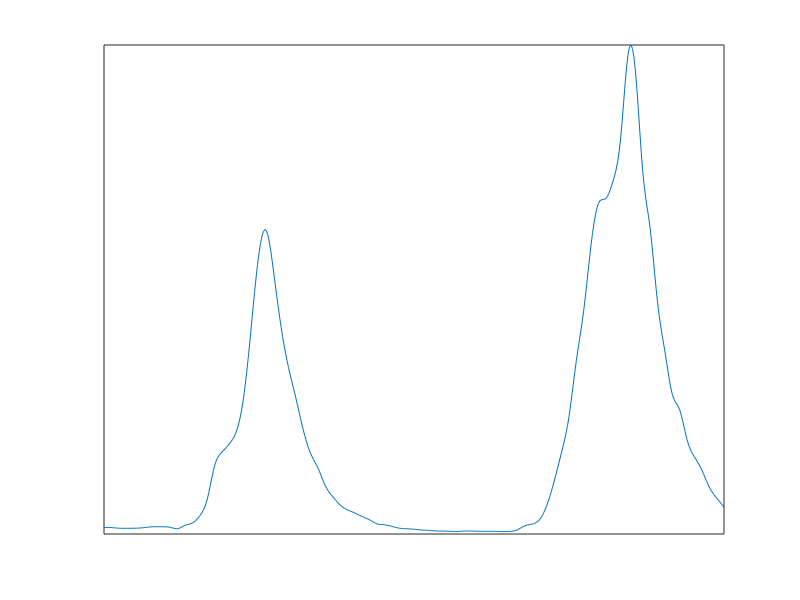
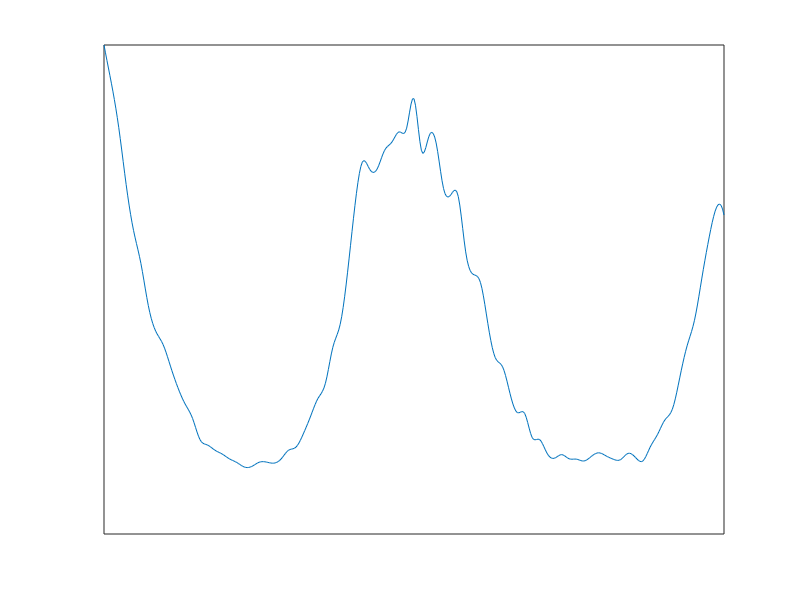
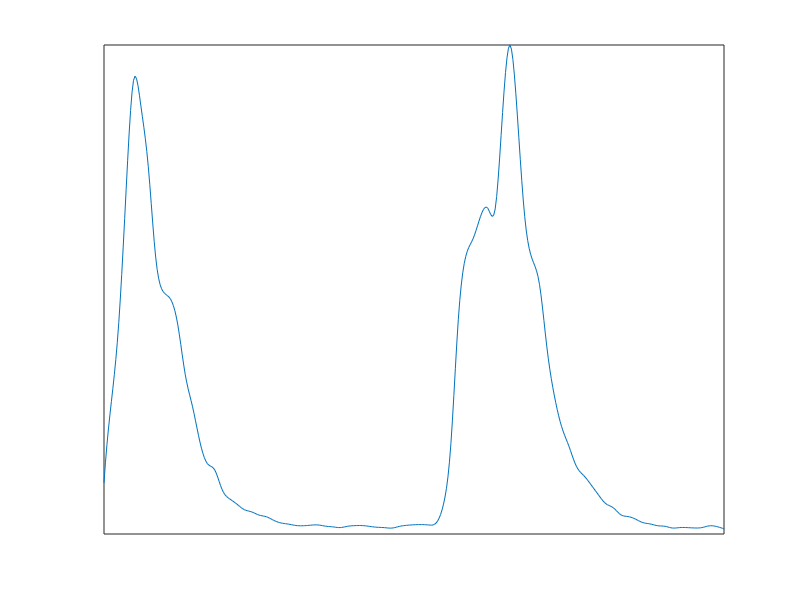

These figures' MATLAB source, in order: (Note: this script raises an error after producing the figures.)
clc;
clear;
close all;

%% load raw data
load('raw_data_repressilator.mat')
t_ori = t;
y_ori = y;
labels = ["TetR", "Lacl", "\lambda cl"];

num_component = length(y_ori(1,:));
y_ori(isnan(y_ori)) = 0;

% choose sampling rate for interpolation. 
time_interval = 1;       

%% plot raw data
for i = 1:num_component
    figure(i)
    plot(t_ori, y_ori(:,i))
    xlim([0,t_ori(end)])
    xticks([])
    ylim([0,max(y_ori(:,i))])
    yticks([])
end

%% interpolate data
spline_param = 0.01;

t_fit = (t_ori(1):time_interval:t_ori(end)).';
y_fit = zeros(length(t_fit),num_component);

for i = 1:num_component
	y_fit(:,i) = interp1(t_ori, y_ori(:, i), t_fit, 'spline');
end

%% plot interpolated data
for i = 1:num_component
    figure(i)
    plot(t_fit, y_fit(:,i))
    xlim([0,t_fit(end)])
    xticks([])
    ylim([0,max(y_fit(:,i))])
    yticks([])
end

%% cut the data

tetr = y_fit(:, 1);
lacl = y_fit(:, 2);
lcl = y_fit(:, 3);
tetrdot = gradient(tetr, time_interval);
lacldot = gradient(lacl, time_interval);
lcldot = gradient(lcl, time_interval);

fixed_target = 4:6;

y_ext = [tetr, lacl, lcl, tetrdot, lacldot, lcldot];

[y_total, t_total, class_pair_list, class_count_list] = cut_horizontal(y_ext, t_fit, {[], [], [], [], [], []});

%% normalize
num_data = length(y_total);

for idx_data = 1:num_data
    y_data = y_total{idx_data};
    for idx_component = 1:num_component
	y_comp = y_data(:, idx_component);
	y_comp = y_comp - min(y_comp);
	y_comp = y_comp / max(y_comp);
	y_data(:, idx_component) = y_comp;
    end
    y_total{idx_data} = y_data;
end

%% Save data

save('data_cut','t_fit','y_fit','t_total','y_total','fixed_target','time_interval','num_data','num_component')
